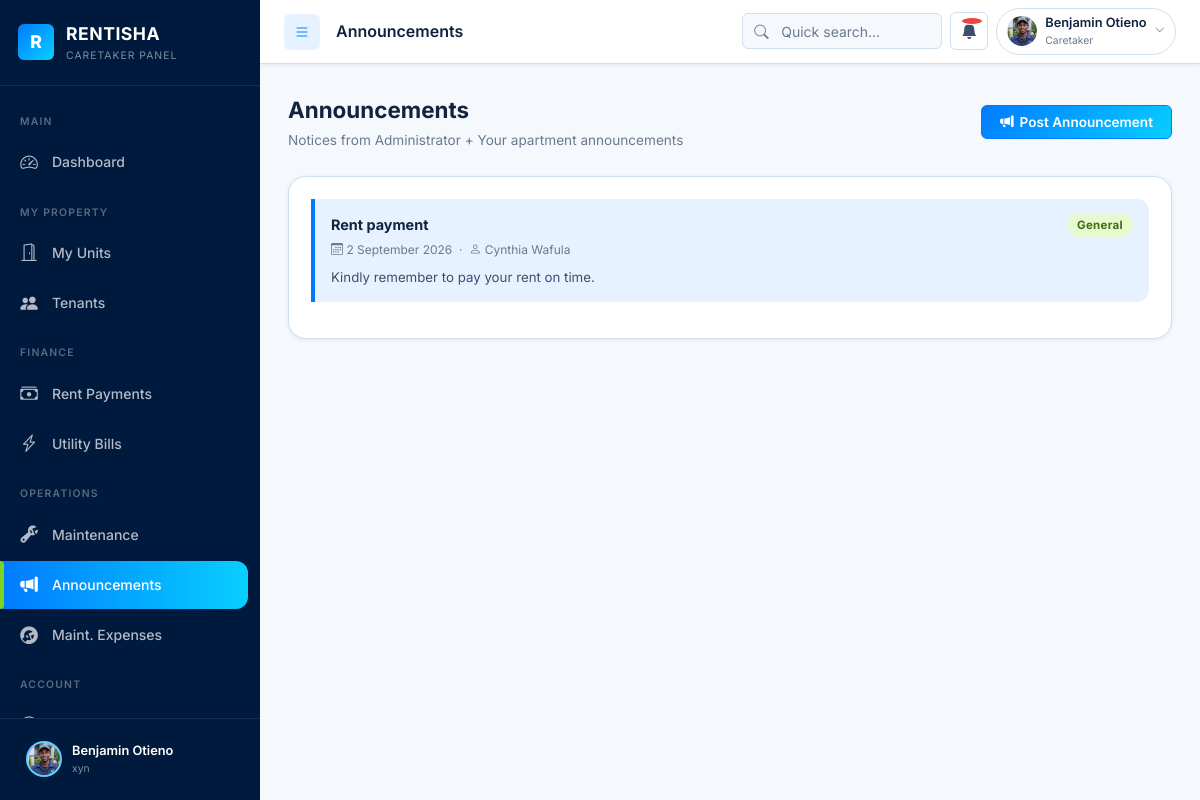
/caretaker/announcements.php (signed in), run on the app's committed database.
### tables this page shows
CREATE TABLE `announcements` (
  `id` int(10) UNSIGNED NOT NULL,
  `created_by` int(10) UNSIGNED NOT NULL,
  `title` varchar(200) NOT NULL,
  `body` text NOT NULL,
  `type` enum('General','Urgent','Information') NOT NULL DEFAULT 'General',
  `target` enum('all_tenants','all_caretakers','specific_apartment','specific_tenant') NOT NULL DEFAULT 'all_tenants',
  `target_id` int(10) UNSIGNED DEFAULT NULL COMMENT 'apartment_id or tenant_id when target is specific',
  `created_at` datetime NOT NULL DEFAULT current_timestamp(),
  `expires_at` datetime DEFAULT NULL
);

CREATE TABLE `users` (
  `id` int(10) UNSIGNED NOT NULL,
  `full_name` varchar(120) NOT NULL,
  `email` varchar(180) NOT NULL,
  `phone` varchar(20) DEFAULT NULL,
  `id_number` varchar(30) DEFAULT NULL COMMENT 'National ID or Passport',
  `password_hash` varchar(255) NOT NULL,
  `role` enum('admin','caretaker','tenant') NOT NULL,
  `status` enum('active','inactive','suspended','prospective','moved_out','terminated','pending_setup','pending_approval') NOT NULL DEFAULT 'pending_setup',
  `must_change_password` tinyint(1) NOT NULL DEFAULT 0 COMMENT '1 = force password change on next login',
  `avatar` varchar(255) DEFAULT NULL COMMENT 'Relative path to profile image',
  `emergency_contact` varchar(200) DEFAULT NULL,
  `preferred_apartment_id` int(10) UNSIGNED DEFAULT NULL COMMENT 'Tenant preference set during self-registration',
  `preferred_unit_type` varchar(60) DEFAULT NULL COMMENT 'Unit type preferred on registration',
  `notes` text DEFAULT NULL COMMENT 'Free-text notes from registration form',
  `created_at` datetime NOT NULL DEFAULT current_timestamp(),
  `updated_at` datetime DEFAULT NULL ON UPDATE current_timestamp()
);

### includes/db_helpers.php (called while the page is built, shortened)
<?php
function getAnnouncementsForCaretaker(int $apartmentId): array {
    try {
        $pdo = getDB();
        $st  = $pdo->prepare("SELECT a.id,a.title,a.body,a.type,a.created_at,u.full_name AS author_name FROM announcements a JOIN users u ON u.id=a.created_by WHERE (a.expires_at IS NULL OR a.expires_at>NOW()) AND (a.target='all_caretakers' OR (a.target='specific_apartment' AND a.target_id=:apt_id) OR a.target='all_tenants') ORDER BY a.created_at DESC LIMIT 20");
        $st->execute([':apt_id'=>$apartmentId]);
        return $st->fetchAll(PDO::FETCH_ASSOC);
    } catch (Exception $e) { return []; }
}
function formatDate(?string $date): string {
    try { return (new DateTime($date))->format('j F Y'); }
    catch (Exception $e) { return $date; }
}

### caretaker/announcements.php (the view, shortened to what this page needs)
<?php
require_once '../includes/db_helpers.php';
$aptId = (int)($_SESSION['apartment_id'] ?? 0);
$announcements = getAnnouncementsForCaretaker($aptId);
?>
<!DOCTYPE html>
<html lang="en">
<head>
  <link rel="stylesheet" href="https://cdn.jsdelivr.net/npm/bootstrap-icons@1.11.3/font/bootstrap-icons.min.css">
  <link rel="stylesheet" href="../assets/css/style.css">
</head>
<body>
<div class="rms-shell">
  <?php include '../includes/sidebar_caretaker.php'; ?>
  <div class="main-content" id="mainContent">
    <?php include '../includes/topnav.php'; ?>
    <div class="page-content">
      <div class="page-header">
        <div>
          <h1>Announcements</h1>
          <p>Notices from Administrator + Your apartment announcements</p>
        </div>
        <button class="btn btn-primary" data-modal-open="postAnnModal">
          <i class="bi bi-megaphone-fill"></i> Post Announcement
        </button>
      </div>
      <div class="card">
        <div class="card-body">
          <?php if (empty($announcements)): ?>
          <div style="text-align:center;padding:32px;color:var(--text-muted);">
            <i class="bi bi-megaphone" style="font-size:2.5rem;display:block;margin-bottom:8px;"></i>
            No announcements yet.
          </div>
          <?php else: ?>
            <?php foreach ($announcements as $ann): ?>
            <div class="announcement-card
              <?= $ann['type']==='Urgent'?'urgent':($ann['type']==='Information'?'info':'') ?>"
              style="margin-bottom:14px;">
              <div style="display:flex;justify-content:space-between;align-items:flex-start;flex-wrap:wrap;gap:6px;">
                <div class="ann-title"><?= htmlspecialchars($ann['title']) ?></div>
                <span class="badge <?= $ann['type']==='Urgent'?'badge-overdue':($ann['type']==='Information'?'badge-info':'badge-active') ?>">
                  <?= $ann['type'] ?>
                </span>
              </div>
              <div class="ann-date">
                <i class="bi bi-calendar3"></i> <?= formatDate($ann['created_at']) ?>
                &nbsp;·&nbsp; <i class="bi bi-person"></i> <?= htmlspecialchars($ann['author_name']) ?>
              </div>
              <div class="ann-body" style="margin-top:8px;"><?= htmlspecialchars($ann['body']) ?></div>
            </div>
            <?php endforeach; ?>
          <?php endif; ?>
        </div>
      </div>
    </div>
  </div>
</div>
</body>
</html>

### assets/css/style.css (style rules this page uses)
:root { --navy: #001A3D; --navy-dark: #001329; --blue: #007BFF; --cyan: #08CFFF; --lime: #7ED321; --white: #FFFFFF; --bg-light: #F5F8FC; --text-dark: #10233F; --text-muted-r: #6B7A90; --primary: #007BFF; --primary-dark: #0056b3; --primary-light: #3d9bff; --primary-pale: #e6f2ff; --secondary: #08CFFF; --accent: #08CFFF; --success: #7ED321; --warning: #f59e0b; --danger: #ef4444; --info: #08CFFF; --bg: #F5F8FC; --bg-card: #ffffff; --bg-sidebar: #001A3D; --bg-sidebar-alt: #001f4a; --text-primary: #10233F; --text-secondary: #3d4f6e; --text-muted: #6B7A90; --text-white: #ffffff; --border: #d0dff0; --shadow-sm: 0 1px 4px rgba(0,26,61,.08); --shadow-md: 0 4px 16px rgba(0,123,255,.12); --shadow-lg: 0 8px 32px rgba(0,26,61,.20); --radius-sm: 6px; --radius-md: 12px; --radius-lg: 18px; --radius-xl: 24px; --sidebar-w: 260px; --sidebar-w-collapsed: 70px; --topnav-h: 64px; --transition: all .25s cubic-bezier(.4,0,.2,1); --font: 'Inter', 'Segoe UI', system-ui, sans-serif; }
*, *::before, *::after { box-sizing: border-box; margin: 0; padding: 0; }
html { font-size: 16px; scroll-behavior: smooth; }
body { font-family: var(--font); background: var(--bg); color: var(--text-primary); line-height: 1.6; min-height: 100vh; }
button, input, select, textarea { font-family: inherit; font-size: inherit; }
h1 { font-size: 1.75rem; font-weight: 700; }
p { color: var(--text-secondary); }
.rms-shell { display: flex; min-height: 100vh; }
.main-content { margin-left: var(--sidebar-w); flex: 1; min-height: 100vh; transition: var(--transition); display: flex; flex-direction: column; }
.page-content { flex: 1; padding: 28px 28px; overflow-x: hidden; }
.page-header { display: flex; align-items: center; justify-content: space-between; margin-bottom: 24px; flex-wrap: wrap; gap: 12px; }
.page-header h1 { font-size: 1.4rem; font-weight: 700; color: var(--text-primary); }
.page-header p { font-size: .85rem; color: var(--text-muted); margin-top: 2px; }
.card { background: var(--bg-card); border-radius: var(--radius-lg); box-shadow: var(--shadow-sm); border: 1px solid var(--border); overflow: hidden; transition: var(--transition); }
.card-body { padding: 22px; }
.btn { display: inline-flex; align-items: center; gap: 6px; padding: 8px 18px; border-radius: var(--radius-sm); border: 1.5px solid transparent; font-size: .85rem; font-weight: 600; cursor: pointer; transition: var(--transition); white-space: nowrap; text-decoration: none; vertical-align: middle; }
.btn-primary { background: linear-gradient(135deg, #007BFF, #08CFFF); color: #fff; border-color: #007BFF; }
.badge { display: inline-flex; align-items: center; gap: 4px; padding: 3px 10px; border-radius: 20px; font-size: .72rem; font-weight: 700; letter-spacing: .3px; }
.badge-active { background: #e8f9d0; color: #3d6e10; }
.announcement-card { border-left: 4px solid var(--primary); background: var(--primary-pale); border-radius: 0 var(--radius-md) var(--radius-md) 0; padding: 14px 16px; margin-bottom: 10px; }
.announcement-card .ann-title { font-size: .9rem; font-weight: 700; color: var(--text-primary); margin-bottom: 4px; }
.announcement-card .ann-date { font-size: .75rem; color: var(--text-muted); margin-bottom: 6px; }
.announcement-card .ann-body { font-size: .83rem; color: var(--text-secondary); }

### data on the page
announcements: title "Rent payment", type "General", created_at "2 September 2026", created_by.full_name "Cynthia Wafula", body "Kindly remember to pay your rent on time."

### other printed values
isset($_SESSION['name']) ? $_SESSION['name'] : 'Caretaker' "Benjamin Otieno"
isset($_SESSION['apartment']) ? $_SESSION['apartment'] : 'Caretaker' "xyn"
$pageTitle "Announcements"
$userName "Benjamin Otieno"
$roleBadge['label'] "Caretaker"
